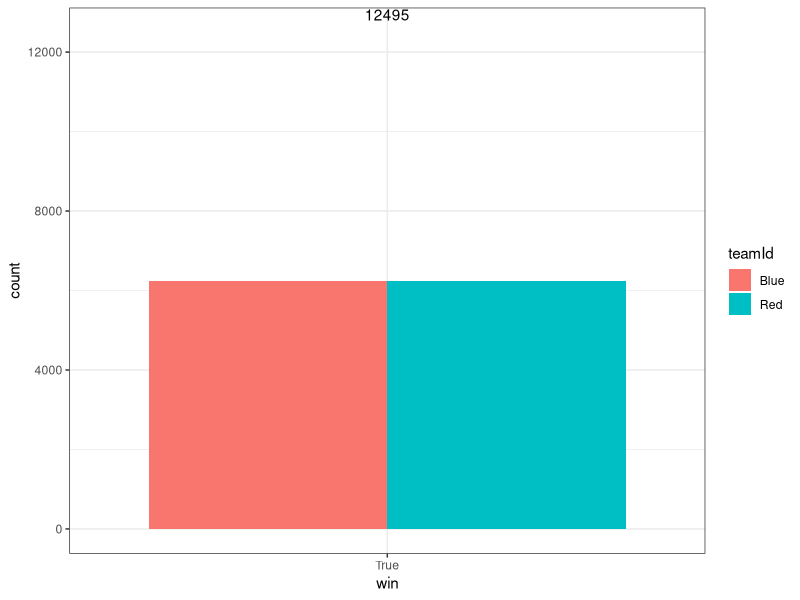

Write R code to recreate this figure.

# setting working directory
setwd("project")

# libraries
library(dplyr)
library(ggplot2)
library(tidyverse)

# loading the data
data <- read.csv("selected-data.csv", sep = ",")
data_frame <- as.data.frame(data)

# selecting data
selected_data <- data_frame %>% select(teamId, win)
#selected_data
wins <- selected_data %>% filter(win == "True")
#wins

# teamId vs. win
# blue team vs. red team
ggplot(wins, aes(x = win)) +
    geom_bar(aes(fill = teamId), position = "dodge") +
    geom_text(stat = "count", aes(label = after_stat(count)), position = position_dodge(width = 1), vjust = -1) +
    theme_bw()